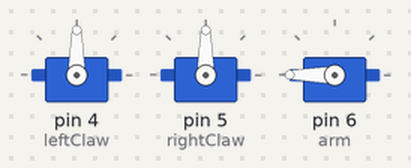
A sketch run on a simulated Arduino Uno, built with avr-gcc and run on an emulated ATmega328P. On the bench: 3 × servo. What the sketch prints to the serial monitor is not drawn.

Above: at 0.05 s.
At 2.0 s:
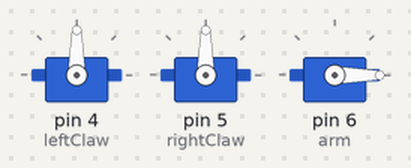
At 4.0 s:
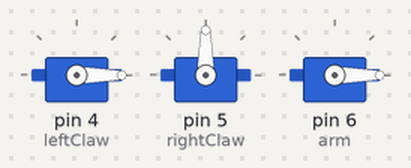
Timing chart, 0 to 5.2 s (numbered marks = the images above):
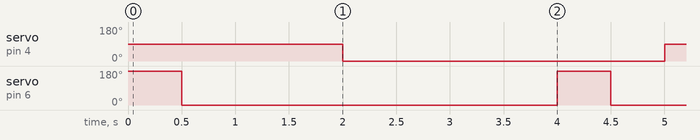

The sketch:

TestClaw.ino
```cpp
#include <Servo.h>

Servo arm;
Servo leftClaw;
Servo rightClaw;

int leftClawOpenAngle;
int rightClawOpenAngle;
int leftClawClosedAngle;
int rightClawClosedAngle;

enum Claw {right, left};

int photoResistorPin = A1;

void setup() {
  leftClaw.attach(4);
  rightClaw.attach(5);
  arm.attach(6);
  Serial.begin(9600);  // start serial for output
  Serial.println("Program started.");
  Serial.println();
  //ConfigureClaws();
  //clawGrab (Claw::right);
}

void loop() {

  // Print photoresistor value
  //          PhotoR     10K
  //+5    o---/\/\/--.--/\/\/---o GND
  //                 |
  //Pin 0 o-----------
  /*
  Serial.println(analogRead(photoResistorPin * 5.0 / 1023.0));  // Analog pin read returns a 10 bit unsigned integer (from 0 to 1023) showing the voltage level of the pin (between 0V and 5V). So multiply sensorvalue by 5V/1023 to convert to voltage
  delay(10);
  */


  // Cause arm and claw movement/spasms
  //*
  //leftClaw.write(180);
  //rightClaw.write(180);
  arm.write(180);
  delay(500);
  //leftClaw.write(0);
  //rightClaw.write(0);
  arm.write(0);
  delay(500);
  //*/

  // Move arm and single claw
  /*
  arm.write(45);  //move arm left
  delay(1000);  //for 1 sec
  arm.write(90);  //stop moving arm left
  delay(1000);  //wait 1 sec
  // grab ball
  delay(1000);  //for 1 sec;
  arm.write(135);  //move arm right
  delay(1000);  // for 1 sec
  arm.write(90);  // stop moving arm right
  delay(5000);
  */

  // Claw grabs ball (sort of works if the servos are set up right)
  //*
  leftClaw.write(90);
  //rightClaw.write(180);
  //Serial.print("rightClaw: ");
  //Serial.println(rightClaw.read());

  delay(1000);
  leftClaw.write(-90);
  delay(1000);
  //rightClaw.write(-130);
  //arm.write(110);
  delay(1000);
  //*/

}

void rightClawGrasp () {
  clawGrasp(Claw::right);
}

void leftClawGrasp () {
  clawGrasp(Claw::left);
}

// Closes claw around ball (sort of works if the servos are set up right)
void clawGrasp (Claw claw) {

  // Get the correct servo
  Servo * clawServo;
  if (claw == Claw::right) {
    clawServo = &rightClaw;
  } else if (claw == Claw::left) {
    clawServo = &leftClaw;
  } else {
    Serial.println ("Error, unknown claw");
  }

  clawServo->write(90);
  delay(1000);
  clawServo->write(-90);
  delay(1000);
}

int armSpeed = 45;  // is this 45 degrees per second? The documentation says the servo write function takes a number from 0 to 180
int servoRPM = 0; // RPM of the servo at the "armSpeed" speed. We will have to test this by running servo at "armSpeed" for 2-5 minutes, counting the number of rotations, and dividing this by how many minutes it ran
int currentToothPosition = 0; // assume arm starts at position 0
// move the arm by a certain number of teeth (There are 17 teeth on arm, labeled -8 to 8, but the ends -8 and 8 are not reachable. So arm can only go from -6 to 6).
// Positive + values move arm right, negative - values move arm left
// There are 10 teeth on the top wheel
// returns the change in position from current position (final position - initial position)
int moveArm (int toothPosition) {
  // check if toothPosition is between -6 and 6
  if (toothPosition < -6 || toothPosition > 6) {
    Serial.print   ("Error: can't move arm to pin ");
    Serial.print   (toothPosition);
    Serial.println (" because it's out of arm's range.");
    return 0;
  }
  int distance = toothPosition - currentToothPosition;

  // Calculate amount of time to move for (distance = speed * time)
  int moveTime = distance / armSpeed;

  currentToothPosition += distance; // after moving, reset current tooth position
  return distance;  // return distance traveled (in teeth)
}


// Set up both claws
void ConfigureClaws () {
  // Opens both claws to the max, and read what angle they are at
  leftClaw.write(180);
  leftClawOpenAngle = leftClaw.read();
  rightClaw.write(180);
  rightClawOpenAngle = rightClaw.read();

  // Close both claws to the max, and read what angle they are at
  leftClaw.write(0);
  leftClawClosedAngle = leftClaw.read();
  rightClaw.write(0);
  rightClawClosedAngle = rightClaw.read();

  // print left and right claw's max open angle
  Serial.print ("Left Claw Open Max Servo: ");
  Serial.print (leftClawOpenAngle);
  Serial.print (", Right Claw Open Max Servo: ");
  Serial.println (rightClawOpenAngle);

  delay(1000); // wait 1 sec (1000 ms)

  // print left and right claw's max open angle
  Serial.print ("Left Claw Closed Min Servo: ");
  Serial.print (leftClawClosedAngle);
  Serial.print (", Right Claw Closed Min Servo: ");
  Serial.println (rightClawClosedAngle);
}

// Motion to Grab Ball
// ASSUMES CLAW is INITIALLY OPEN, and assuming arm is INITIALLY in MIDDLE
void clawGrab (Claw claw) {

  // Get the correct servo
  Servo * clawServo;
  if (claw == Claw::right) {
    clawServo = &rightClaw;
  } else if (claw == Claw::left) {
    clawServo = &leftClaw;
  } else {
    Serial.println ("Error, unknown claw");
  }

  //get initial claw and arm values, to reset them later
  int initialClaw = clawServo->read();
  int initialArm = arm.read();

  // Move arm to side
  if (claw == Claw::right) {
    // move arm right, and right claw to ball
    arm.write(135);// right direction????????????????????????????????????????????????????????????????
    delay(250);
    arm.write(90);
    Serial.println ("Moving arm right");
  } else if (claw == Claw::left) {
    // move arm left, and left claw to ball
    arm.write(45);// left direction????????????????????????????????????????????????????????????????
    delay(250);
    arm.write(90);
    Serial.println ("Moving arm left");
  } else {
    Serial.println ("Error: \"clawGrab\" called on a servo that is not a claw!");
  }

  // Close claw around ball
  clawServo->write(0);

  // RESET CLAW to OPEN and ARM to MIDDLE
  arm.write(initialArm);  // Reset arm to middle BEFORE resetting claw to open
  delay(500);
  arm.write(90);
  clawServo->write(initialClaw);  // So that claw is over basket before opening, and dropping ball in basket
}

/*
int openClaw (Servo claw) {

}
*/

/*
closeClaw (Servo s) {

}
*/
```

Measured:
- by itself, servo on pin 4 (leftClaw): alternates 90° for 1.0 s and 0° for 3.0 s
- by itself, servo on pin 6 (arm): alternates 180° for 0.50 s and 0° for 3.5 s
